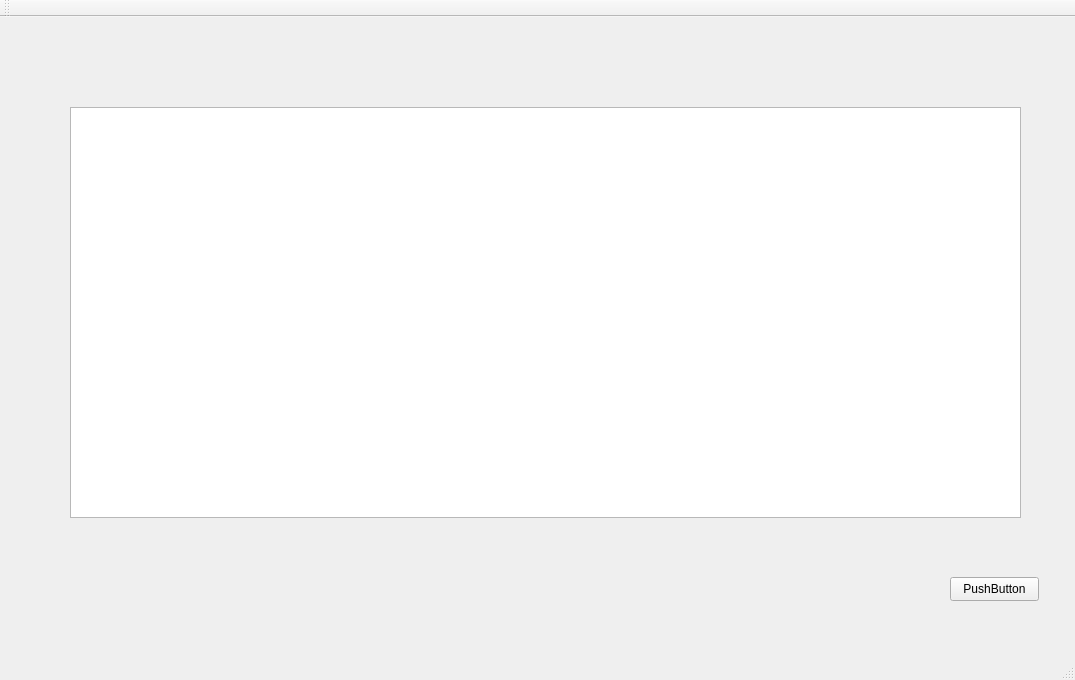
<?xml version="1.0" encoding="UTF-8"?>
<ui version="4.0">
 <class>MainWindow</class>
 <widget class="QMainWindow" name="MainWindow">
  <property name="geometry">
   <rect>
    <x>0</x>
    <y>0</y>
    <width>1075</width>
    <height>680</height>
   </rect>
  </property>
  <property name="windowTitle">
   <string>MainWindow</string>
  </property>
  <widget class="QWidget" name="centralWidget">
   <widget class="QPushButton" name="pushButton">
    <property name="geometry">
     <rect>
      <x>950</x>
      <y>560</y>
      <width>89</width>
      <height>24</height>
     </rect>
    </property>
    <property name="text">
     <string>PushButton</string>
    </property>
   </widget>
   <widget class="QTableView" name="tableView">
    <property name="geometry">
     <rect>
      <x>70</x>
      <y>90</y>
      <width>951</width>
      <height>411</height>
     </rect>
    </property>
   </widget>
  </widget>
  <widget class="QMenuBar" name="menuBar">
   <property name="geometry">
    <rect>
     <x>0</x>
     <y>0</y>
     <width>1075</width>
     <height>25</height>
    </rect>
   </property>
  </widget>
  <widget class="QToolBar" name="mainToolBar">
   <attribute name="toolBarArea">
    <enum>TopToolBarArea</enum>
   </attribute>
   <attribute name="toolBarBreak">
    <bool>false</bool>
   </attribute>
  </widget>
  <widget class="QStatusBar" name="statusBar"/>
 </widget>
 <layoutdefault spacing="6" margin="11"/>
 <resources/>
 <connections/>
</ui>
